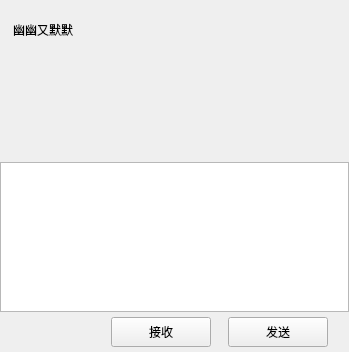
<?xml version="1.0" encoding="UTF-8"?>
<ui version="4.0">
 <class>ChatPage</class>
 <widget class="QWidget" name="ChatPage">
  <property name="geometry">
   <rect>
    <x>0</x>
    <y>0</y>
    <width>349</width>
    <height>352</height>
   </rect>
  </property>
  <property name="windowTitle">
   <string>Form</string>
  </property>
  <layout class="QVBoxLayout" name="verticalLayout">
   <property name="spacing">
    <number>0</number>
   </property>
   <property name="leftMargin">
    <number>0</number>
   </property>
   <property name="topMargin">
    <number>0</number>
   </property>
   <property name="rightMargin">
    <number>0</number>
   </property>
   <property name="bottomMargin">
    <number>0</number>
   </property>
   <item>
    <widget class="QWidget" name="chat_data_wid" native="true">
     <layout class="QVBoxLayout" name="verticalLayout_4">
      <property name="spacing">
       <number>0</number>
      </property>
      <property name="leftMargin">
       <number>0</number>
      </property>
      <property name="topMargin">
       <number>0</number>
      </property>
      <property name="rightMargin">
       <number>0</number>
      </property>
      <property name="bottomMargin">
       <number>0</number>
      </property>
      <item>
       <widget class="QWidget" name="title_wid" native="true">
        <property name="minimumSize">
         <size>
          <width>0</width>
          <height>60</height>
         </size>
        </property>
        <property name="maximumSize">
         <size>
          <width>16777215</width>
          <height>60</height>
         </size>
        </property>
        <layout class="QVBoxLayout" name="verticalLayout_5">
         <property name="spacing">
          <number>7</number>
         </property>
         <property name="leftMargin">
          <number>11</number>
         </property>
         <property name="topMargin">
          <number>2</number>
         </property>
         <property name="rightMargin">
          <number>2</number>
         </property>
         <property name="bottomMargin">
          <number>2</number>
         </property>
         <item>
          <widget class="QWidget" name="widget_2" native="true">
           <layout class="QHBoxLayout" name="horizontalLayout_3">
            <property name="spacing">
             <number>7</number>
            </property>
            <property name="leftMargin">
             <number>2</number>
            </property>
            <property name="topMargin">
             <number>2</number>
            </property>
            <property name="rightMargin">
             <number>2</number>
            </property>
            <property name="bottomMargin">
             <number>2</number>
            </property>
            <item>
             <widget class="QLabel" name="title_lb">
              <property name="text">
               <string>幽幽又默默</string>
              </property>
             </widget>
            </item>
           </layout>
          </widget>
         </item>
        </layout>
       </widget>
      </item>
      <item>
       <widget class="ChatView" name="chat_data_list" native="true"/>
      </item>
      <item>
       <widget class="QWidget" name="tool_wid" native="true">
        <property name="minimumSize">
         <size>
          <width>0</width>
          <height>40</height>
         </size>
        </property>
        <property name="maximumSize">
         <size>
          <width>16777215</width>
          <height>40</height>
         </size>
        </property>
        <layout class="QHBoxLayout" name="horizontalLayout_4">
         <property name="spacing">
          <number>7</number>
         </property>
         <property name="leftMargin">
          <number>2</number>
         </property>
         <property name="topMargin">
          <number>2</number>
         </property>
         <property name="rightMargin">
          <number>2</number>
         </property>
         <property name="bottomMargin">
          <number>2</number>
         </property>
         <item>
          <spacer name="horizontalSpacer_2">
           <property name="orientation">
            <enum>Qt::Orientation::Horizontal</enum>
           </property>
           <property name="sizeType">
            <enum>QSizePolicy::Policy::Fixed</enum>
           </property>
           <property name="sizeHint" stdset="0">
            <size>
             <width>5</width>
             <height>20</height>
            </size>
           </property>
          </spacer>
         </item>
         <item>
          <widget class="ClickedLabel" name="emo_lb">
           <property name="minimumSize">
            <size>
             <width>25</width>
             <height>25</height>
            </size>
           </property>
           <property name="maximumSize">
            <size>
             <width>25</width>
             <height>25</height>
            </size>
           </property>
           <property name="text">
            <string/>
           </property>
          </widget>
         </item>
         <item>
          <spacer name="horizontalSpacer_4">
           <property name="orientation">
            <enum>Qt::Orientation::Horizontal</enum>
           </property>
           <property name="sizeType">
            <enum>QSizePolicy::Policy::Fixed</enum>
           </property>
           <property name="sizeHint" stdset="0">
            <size>
             <width>5</width>
             <height>20</height>
            </size>
           </property>
          </spacer>
         </item>
         <item>
          <widget class="ClickedLabel" name="file_lb">
           <property name="minimumSize">
            <size>
             <width>25</width>
             <height>25</height>
            </size>
           </property>
           <property name="maximumSize">
            <size>
             <width>25</width>
             <height>25</height>
            </size>
           </property>
           <property name="text">
            <string/>
           </property>
          </widget>
         </item>
         <item>
          <spacer name="horizontalSpacer_3">
           <property name="orientation">
            <enum>Qt::Orientation::Horizontal</enum>
           </property>
           <property name="sizeHint" stdset="0">
            <size>
             <width>40</width>
             <height>20</height>
            </size>
           </property>
          </spacer>
         </item>
        </layout>
       </widget>
      </item>
      <item>
       <widget class="QTextEdit" name="chatEdit">
        <property name="minimumSize">
         <size>
          <width>0</width>
          <height>150</height>
         </size>
        </property>
        <property name="maximumSize">
         <size>
          <width>16777215</width>
          <height>150</height>
         </size>
        </property>
       </widget>
      </item>
      <item>
       <widget class="QWidget" name="send_wid" native="true">
        <property name="minimumSize">
         <size>
          <width>0</width>
          <height>40</height>
         </size>
        </property>
        <property name="maximumSize">
         <size>
          <width>16777215</width>
          <height>40</height>
         </size>
        </property>
        <layout class="QHBoxLayout" name="horizontalLayout_5">
         <property name="spacing">
          <number>7</number>
         </property>
         <property name="leftMargin">
          <number>11</number>
         </property>
         <property name="topMargin">
          <number>2</number>
         </property>
         <property name="rightMargin">
          <number>11</number>
         </property>
         <property name="bottomMargin">
          <number>2</number>
         </property>
         <item>
          <spacer name="horizontalSpacer_5">
           <property name="orientation">
            <enum>Qt::Orientation::Horizontal</enum>
           </property>
           <property name="sizeHint" stdset="0">
            <size>
             <width>40</width>
             <height>20</height>
            </size>
           </property>
          </spacer>
         </item>
         <item>
          <widget class="ClickedBtn" name="receive_btn">
           <property name="minimumSize">
            <size>
             <width>100</width>
             <height>30</height>
            </size>
           </property>
           <property name="maximumSize">
            <size>
             <width>100</width>
             <height>30</height>
            </size>
           </property>
           <property name="text">
            <string>接收</string>
           </property>
          </widget>
         </item>
         <item>
          <spacer name="horizontalSpacer_7">
           <property name="orientation">
            <enum>Qt::Orientation::Horizontal</enum>
           </property>
           <property name="sizeType">
            <enum>QSizePolicy::Policy::Fixed</enum>
           </property>
           <property name="sizeHint" stdset="0">
            <size>
             <width>10</width>
             <height>20</height>
            </size>
           </property>
          </spacer>
         </item>
         <item>
          <widget class="ClickedBtn" name="send_btn">
           <property name="minimumSize">
            <size>
             <width>100</width>
             <height>30</height>
            </size>
           </property>
           <property name="maximumSize">
            <size>
             <width>100</width>
             <height>30</height>
            </size>
           </property>
           <property name="text">
            <string>发送</string>
           </property>
          </widget>
         </item>
         <item>
          <spacer name="horizontalSpacer_6">
           <property name="orientation">
            <enum>Qt::Orientation::Horizontal</enum>
           </property>
           <property name="sizeType">
            <enum>QSizePolicy::Policy::Fixed</enum>
           </property>
           <property name="sizeHint" stdset="0">
            <size>
             <width>10</width>
             <height>20</height>
            </size>
           </property>
          </spacer>
         </item>
        </layout>
       </widget>
      </item>
     </layout>
    </widget>
   </item>
  </layout>
 </widget>
 <customwidgets>
  <customwidget>
   <class>ClickedBtn</class>
   <extends>QPushButton</extends>
   <header location="global">clickedbtn.h</header>
  </customwidget>
  <customwidget>
   <class>ClickedLabel</class>
   <extends>QLabel</extends>
   <header location="global">clickedlabel.h</header>
  </customwidget>
  <customwidget>
   <class>ChatView</class>
   <extends>QWidget</extends>
   <header>chatview.h</header>
   <container>1</container>
  </customwidget>
 </customwidgets>
 <resources/>
 <connections/>
</ui>
